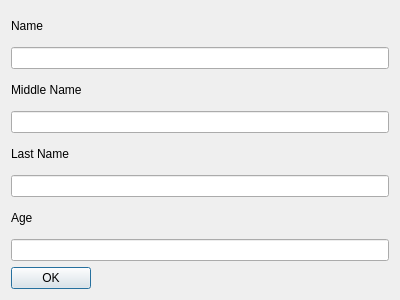
<?xml version="1.0" encoding="UTF-8"?>
<ui version="4.0">
 <class>DialogClass</class>
 <widget class="QDialog" name="DialogClass">
  <property name="geometry">
   <rect>
    <x>0</x>
    <y>0</y>
    <width>400</width>
    <height>300</height>
   </rect>
  </property>
  <property name="windowTitle">
   <string>Dialog</string>
  </property>
  <layout class="QVBoxLayout" name="verticalLayout">
   <item>
    <widget class="QLabel" name="label">
     <property name="text">
      <string>Name</string>
     </property>
    </widget>
   </item>
   <item>
    <widget class="QLineEdit" name="nameEdit"/>
   </item>
   <item>
    <widget class="QLabel" name="label_2">
     <property name="text">
      <string>Middle Name</string>
     </property>
    </widget>
   </item>
   <item>
    <widget class="QLineEdit" name="middleEdit"/>
   </item>
   <item>
    <widget class="QLabel" name="label_3">
     <property name="text">
      <string>Last Name</string>
     </property>
    </widget>
   </item>
   <item>
    <widget class="QLineEdit" name="lastEdit"/>
   </item>
   <item>
    <widget class="QLabel" name="label_4">
     <property name="text">
      <string>Age</string>
     </property>
    </widget>
   </item>
   <item>
    <widget class="QLineEdit" name="ageEdit"/>
   </item>
   <item>
    <widget class="QPushButton" name="pushButton">
     <property name="sizePolicy">
      <sizepolicy hsizetype="Maximum" vsizetype="Fixed">
       <horstretch>0</horstretch>
       <verstretch>0</verstretch>
      </sizepolicy>
     </property>
     <property name="text">
      <string>OK</string>
     </property>
    </widget>
   </item>
  </layout>
 </widget>
 <resources/>
 <connections/>
</ui>
